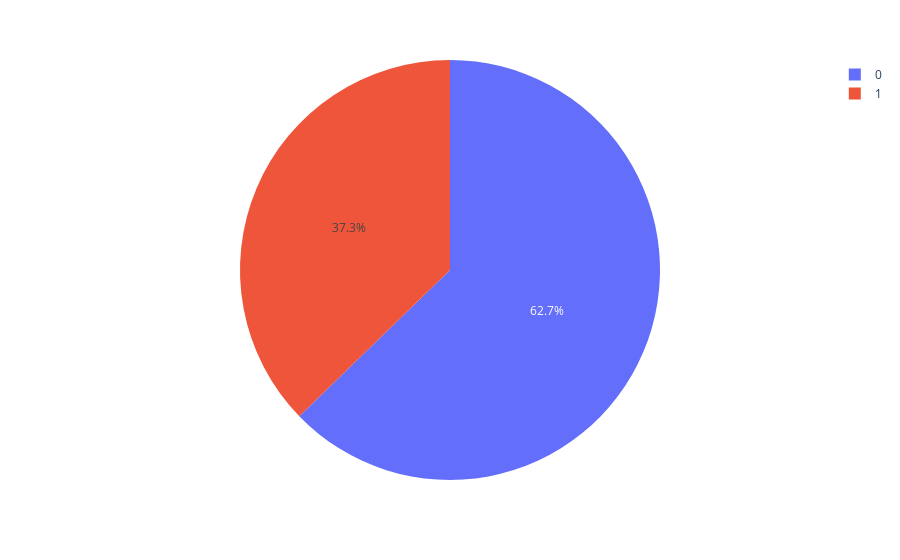

Here is the notebook cell this chart was saved with:
### Code cell
px.pie(df,'diagnosis')

### Figure 1 — Plotly figure (JSON) as saved in the notebook; plotly's stock layout.template omitted (floating-point values rounded to 4 significant figures; data arrays with more than 128 entries replaced by an {"elided": "..."} marker saying what was removed)
{"data": [{"domain": {"x": [0, 1], "y": [0, 1]}, "hovertemplate": "diagnosis=%{label}<extra></extra>", "labels": {"elided": "569 int values"}, "legendgroup": "", "name": "", "showlegend": true, "type": "pie"}], "layout": {"legend": {"tracegroupgap": 0}, "margin": {"t": 60}}}
